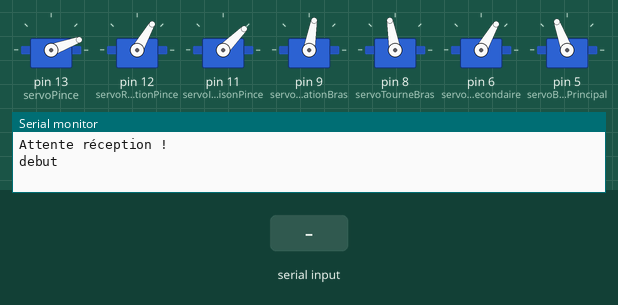
Simulated run of this sketch. Board: Arduino Uno, built with avr-gcc and run on an emulated ATmega328P. On the bench: 7 × servo, the last lines printed to the serial monitor. The test bench sets the inputs (shaded band).

Above: at 3.2 s.
3.3 s: "p" received over Serial
At 4.0 s:
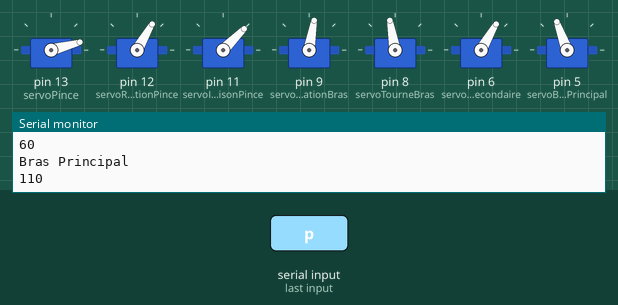
5.0 s: "r" received over Serial
At 6.2 s:
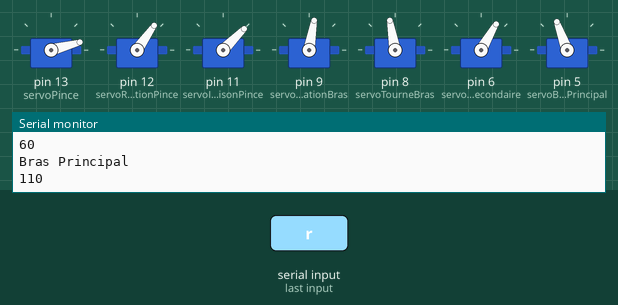
6.5 s: byte 50 ('2') received over Serial
At 7.5 s:
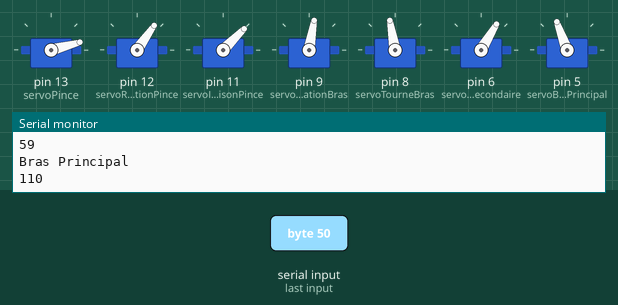
8.0 s: "P" received over Serial
At 8.6 s:
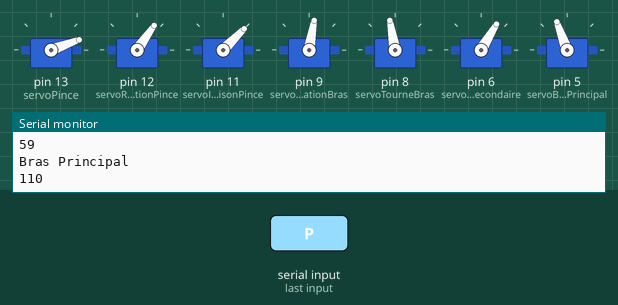
9.5 s: byte 49 ('1') received over Serial
At 9.8 s:
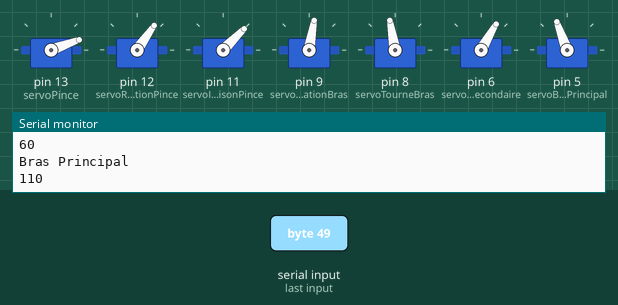
11.0 s: "y" received over Serial
At 12.1 s:
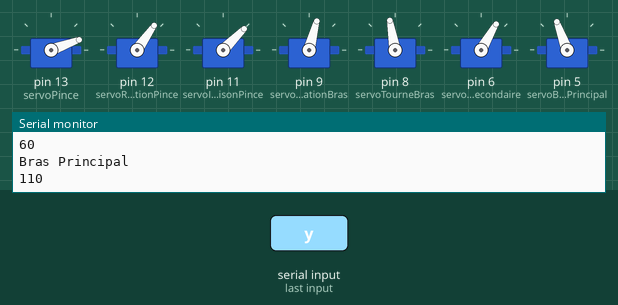
Timing chart, 0 to 13.5 s (numbered marks = the images above; inputs shaded):
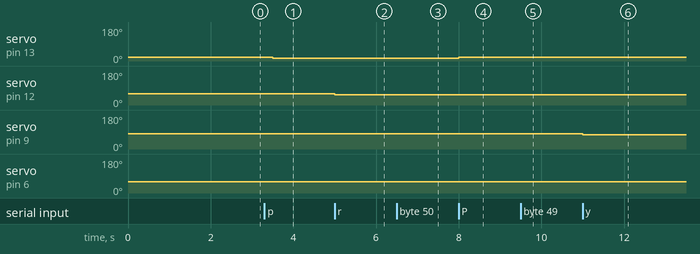

Measured:
- after the input at 3.3 s, servo on pin 13 (servoPince): 20° → 15° after 0.20 s
- after the input at 5.0 s, servo on pin 12 (servoRotationPince): 60° → 55° at once
- after the input at 6.5 s, servo on pin 6 (servoBrasSecondaire): 60° → 59° at once
- after the input at 8.0 s, servo on pin 13 (servoPince): 15° → 20° at once
- after the input at 9.5 s, servo on pin 6 (servoBrasSecondaire): 59° → 60° at once
- after the input at 11.0 s, servo on pin 9 (servoRotationBras): 80° → 75° at once

The sketch:

ControlRobot.ino
```cpp
#include "Servo.h"

Servo servoBrasPrincipal, servoBrasSecondaire, servoTourneBras, servoRotationBras, servoInclinaisonPince, servoRotationPince, servoPince; // création de l'objet "servo"
int i1 = 60, i2 = 110, t = 100, rb = 80, i = 45, rp = 60, p = 20;

void ordre(char commande) {

  /***************************** Pince **************************************/

  if (commande == 'P' && servoPince.read() <= 80) {
    p = p + 5;
    servoPince.write(p); // demande au servo de se déplacer à cette position
    Serial.println("OUVRE pince");
  } else if (commande == 'p' && servoPince.read() >= 10) {
    p = p - 5;
    if (p < 20) delay(200);
    servoPince.write(p);
    Serial.println("FERMER pince");
  }
  //Serial.println(servoPince.read());


  /***************************** Rotation Pince **************************************/

  if (commande == 'R' && servoRotationPince.read() < 170) { //160 max 0 min
    rp = rp + 5;
    servoRotationPince.write(rp);
    Serial.println("rotation pince droite");
  } else if (commande == 'r' && servoRotationPince.read() > 10) {
    rp = rp - 5;
    servoRotationPince.write(rp);
    Serial.println("rotation pince gauche");
  }
  /*Serial.println("Rotation");
    Serial.println(servoRotationPince.read());*/


  /***************************** Inclinaison Pince **************************************/

  if (commande == 'I') { //180 max 0 min possède des problèmes
    i = i + 5;
    servoInclinaisonPince.write(i);
    Serial.println("incline pince avant");
  } else if (commande == 'i') {
    i = i - 5;
    servoInclinaisonPince.write(i);
    Serial.println("incline pince arrière");
  }
  /*Serial.println("Inclinaison");
    Serial.println(servoInclinaisonPince.read());*/


  /***************************** Rotation Bras **************************************/

  if (commande == 'Y' && servoRotationBras.read() < 170) { //35 170gauche
    rb = rb + 5;
    servoRotationBras.write(rb);
    Serial.println("rotation bras gauche");
  } else if (commande == 'y' && servoRotationBras.read() > 35) {
    rb = rb - 5;
    servoRotationBras.write(rb);
    Serial.println("rotation bras droite");
  }
  //Serial.println(commande);
  //Serial.println(servoRotationBras.read());


  /***************************** Tourne Bras **************************************/

  if (commande == 'T' && servoTourneBras.read() < 170) {
    t = t + 5;
    servoTourneBras.write(t);
    Serial.println("tourne bras gauche");
  } else if (commande == 't' && servoTourneBras.read() > 10) {
    t = t - 5;
    servoTourneBras.write(t);
    Serial.println("tourne bras droite");
  }
  //Serial.println(commande);
  //Serial.println(servoTourneBras.read());


  /***************************** Control Bras **************************************/

  if (commande == '1'/* && servoBrasSecondaire.read() < 80*/) {
    i1 = i1 + 1;
    servoBrasSecondaire.write(i1);
    //Serial.println("monter bras secondaire");
  } else if (commande == '2'/* && servoBrasSecondaire.read() > 40*/) {
    i1 = i1 - 1;
    servoBrasSecondaire.write(i1);
    //Serial.println("descendre bras secondaire");
  }
  Serial.println("Bras Secondaire");
  Serial.println(servoBrasSecondaire.read());


  if (commande == '3'/* && servoBrasPrincipal.read() < 180*/) {
    i2 = i2 +1;

    servoBrasPrincipal.write(i2);
    //Serial.println("monter bras principal");
  } else if (commande == '4' /*&& servoBrasPrincipal.read() > 90*/) {
    i2 = i2 - 1;
    servoBrasPrincipal.write(i2);
    //Serial.println("descendre bras principal");
  }
  Serial.println("Bras Principal");
  Serial.println(servoBrasPrincipal.read());
}

char commande;


void begin(Servo obj) {


  obj.attach(10);
  obj.write(20);
}
void setup() {
  Serial.begin(115200);

  servoPince.attach(13); // pince
  servoRotationPince.attach(12); // rotation de la pince
  servoInclinaisonPince.attach(11); // inclinaison de la pince
  servoRotationBras.attach(9);
  servoTourneBras.attach(8);
  servoBrasSecondaire.attach(6);
  servoBrasPrincipal.attach(5);  // attache le servo au pin spécifié

  servoPince.write(p);
  servoRotationPince.write(rp);
  servoInclinaisonPince.write(i);
  servoRotationBras.write(rb);
  servoTourneBras.write(t);
  servoBrasSecondaire.write(i1);
  servoBrasPrincipal.write(i2);

  Serial.println("Attente réception !");
  Serial.flush();
  delay(2000);
  Serial.println("debut");
}

void loop() {
  if (Serial.available() != 0) {
    /*Serial.println("");*/
    //else {
    Serial.print("actuellement : ");
    Serial.println(Serial.available());
    commande = Serial.read();
    ordre(commande);
  }
}
```
